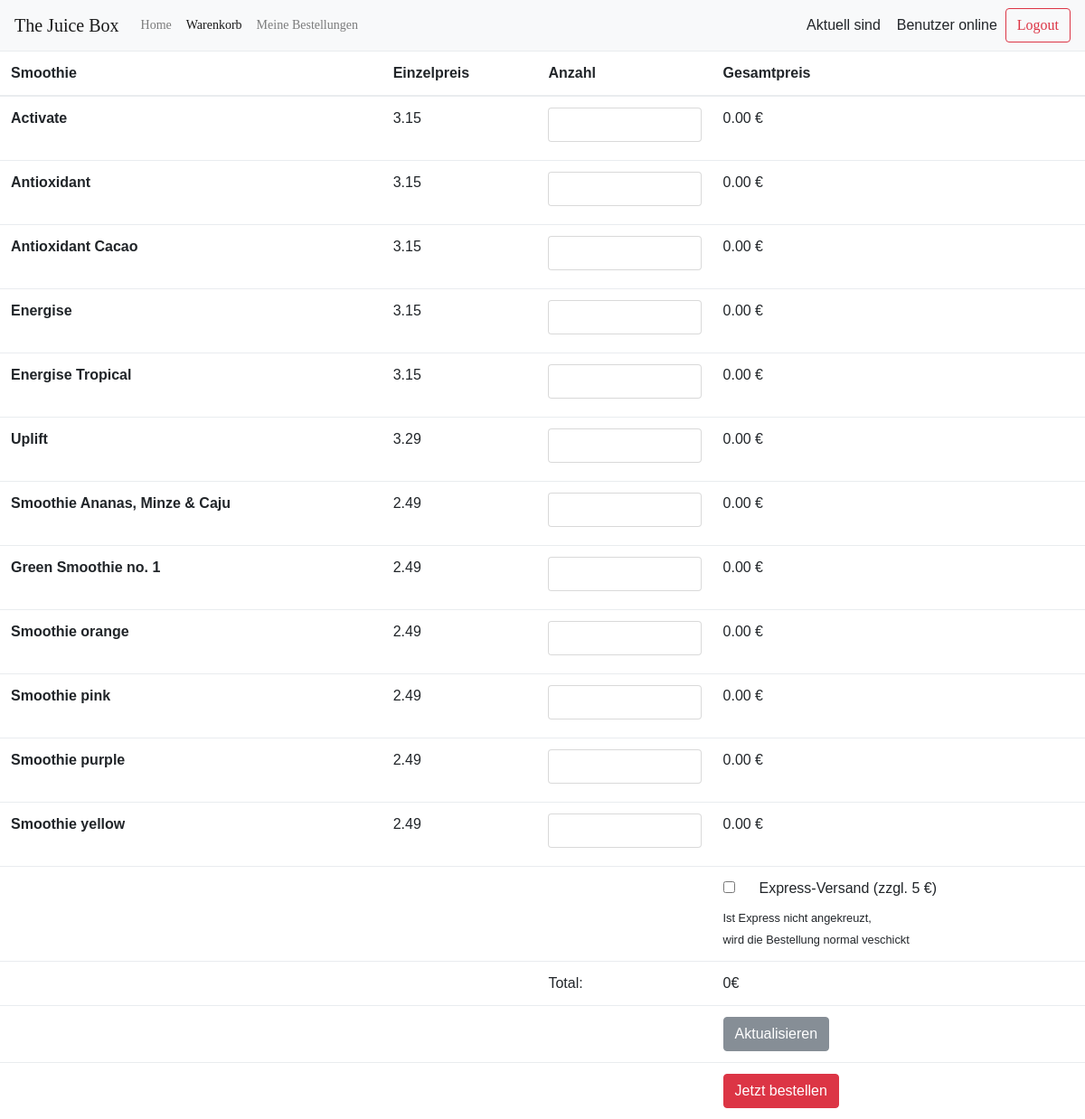
/old/warenkorb.php (signed in), run on the app's committed database.
### tables this page shows
CREATE TABLE produkt(
	id int PRIMARY KEY AUTO_INCREMENT,
	produktname varchar(255),
	preis float,
	beschreibung varchar(1000),
	hersteller varchar(255)
);

### old/warenkorb.php (the view, shortened to what this page needs)
<?php
$pdo = new PDO('mysql:host=localhost;dbname=thejuicebox', 'root', '');
$statement = $pdo->prepare("SELECT * FROM produkt");
    $result = $statement->execute();
    $products = $statement->fetchAll();
?>
<!DOCTYPE html>
<html lang="en">
<head>
    <link rel="stylesheet" href="bootstrap/css/bootstrap.min.css">
    <link rel="stylesheet" href="css/default.css">
    <link rel="stylesheet" type="text/css" href="vendor/bootstrap/css/bootstrap.min.css">
    <link rel="stylesheet" type="text/css" href="vendor/animate/animate.css">
    <link rel="stylesheet" type="text/css" href="vendor/css-hamburgers/hamburgers.min.css">
    <link rel="stylesheet" type="text/css" href="vendor/animsition/css/animsition.min.css">
    <link rel="stylesheet" type="text/css" href="vendor/select2/select2.min.css">
    <link rel="stylesheet" type="text/css" href="vendor/daterangepicker/daterangepicker.css">
    <link rel="stylesheet" type="text/css" href="css/util.css">
    <link rel="stylesheet" type="text/css" href="css/main.css">
    <link rel="stylesheet" type="text/css" href="css/style.css">
</head>
<body>
<nav class="navbar navbar-expand-lg navbar-light bg-light">
  <a class="navbar-brand" href="#">The Juice Box</a>
  <ul class="collapse navbar-collapse" id="navbarNavAltMarkup">
    <ul class="navbar-nav  mr-auto mt-2 mt-lg-0">
      <a class="nav-item nav-link" href="main.php">Home</a>
      <a class="nav-item nav-link active" href="warenkorb.php">Warenkorb<span class="sr-only">(current)</span></a>
      <a class="nav-item nav-link" href="meineBestellungen.php">Meine Bestellungen</a>
    </ul>
    <div class="form-inline my-2 my-lg-0">
      Aktuell sind &nbsp; <span id="logged_in"></span> &nbsp; Benutzer online &nbsp;
      <a class="btn btn-outline-danger my-2 my-sm-0" href="logout.php" role="button">Logout</a>
    </div>
</nav>
<form action="" method="post">
<table class="table table-hover">
  <thead>
    <tr>
      <th scope="col">Smoothie</th>
      <th scope="col">Einzelpreis</th>
      <th scope="col">Anzahl</th>
      <th scope="col">Gesamtpreis</th>
    </tr>
  </thead>
  <tbody>
      <?php $summe = 0;  ?>
  <?php foreach ($products as $product): ?>
    <tr>
      <th scope="row"><?php echo $product["produktname"]?></th>
      <td><?php echo $product["preis"]?></td>
      <td><input type="number" min="0" max="100" class="form-control mb-2 mr-sm-2" value="<?php echo $_SESSION["basket"][$product["id"]]?>" name="<?php echo $product["id"]?>"></td>
      <td>
          <?php
          if(empty($_SESSION["basket"][$product["id"]]))
          {
              echo "0.00 €";
          } else {
              $summe += $product["preis"] * $_SESSION["basket"][$product["id"]];
              echo $product["preis"] * $_SESSION["basket"][$product["id"]] . " €";
          }
          ?>
          </td>
    </tr>
    <?php endforeach; ?>
    <tr>
        <td></td>
        <td></td>
        <td></td>
        <td><div class="form-check">
        <input class="form-check-input" type="checkbox" name="express" <?php if(!empty($_SESSION["basket"]["express"])): ?>checked <?php endif; ?>>
        <label class="form-check-label" for="defaultCheck1">
            Express-Versand (zzgl. 5 €)
        </label>
        </div>
        <small>Ist Express nicht angekreuzt, <br> wird die Bestellung normal veschickt</small>
    </td>
    </tr>
    <tr>
        <td></td>
        <td></td>
        <td>Total: </td>
        <td><?php
            echo $summe . "€"?>
        </td>
    </tr>
    <tr>
        <td></td>
        <td></td>
        <td></td>
        <td><button type="submit" class="btn btn-secondary" name="action" value="1">Aktualisieren</button></td>
    </tr>
    <tr>
        <td></td>
        <td></td>
        <td></td>
        <td><button type="submit" class="btn btn-danger"name="action" value="2">Jetzt bestellen</button></td>
    </tr>
  </tbody>
</table>
</form>
</body>
</html>

### old/css/default.css (style rules this page uses)
body { font-family: 'Roboto', sand-serif; }

### old/css/main.css (style rules this page uses)
* { margin: 0px; padding: 0px; box-sizing: border-box; }
body, html { height: 100%; font-family: OpenSans-Regular, sans-serif; }
a { font-family: OpenSans-Regular; font-size: 14px; line-height: 1.7; color: #666666; margin: 0px; transition: all 0.4s; -webkit-transition: all 0.4s; -o-transition: all 0.4s; -moz-transition: all 0.4s; }
ul, li { margin: 0px; list-style-type: none; }
input { outline: none; border: none; }
button { outline: none !important; border: none; background: transparent; }

### data on the page
produkt: produktname "Activate", preis "3.15", shows "0.00 €"
produkt: produktname "Antioxidant", preis "3.15", shows "0.00 €"
produkt: produktname "Antioxidant Cacao", preis "3.15", shows "0.00 €"
produkt: produktname "Energise", preis "3.15", shows "0.00 €"
produkt: produktname "Energise Tropical", preis "3.15", shows "0.00 €"
produkt: produktname "Uplift", preis "3.29", shows "0.00 €"
produkt: produktname "Smoothie Ananas, Minze & Caju", preis "2.49", shows "0.00 €"
produkt: produktname "Green Smoothie no. 1", preis "2.49", shows "0.00 €"
produkt: produktname "Smoothie orange", preis "2.49", shows "0.00 €"
produkt: produktname "Smoothie pink", preis "2.49", shows "0.00 €"
produkt: produktname "Smoothie purple", preis "2.49", shows "0.00 €"
produkt: produktname "Smoothie yellow", preis "2.49", shows "0.00 €"

### other printed values
$summe "0"
